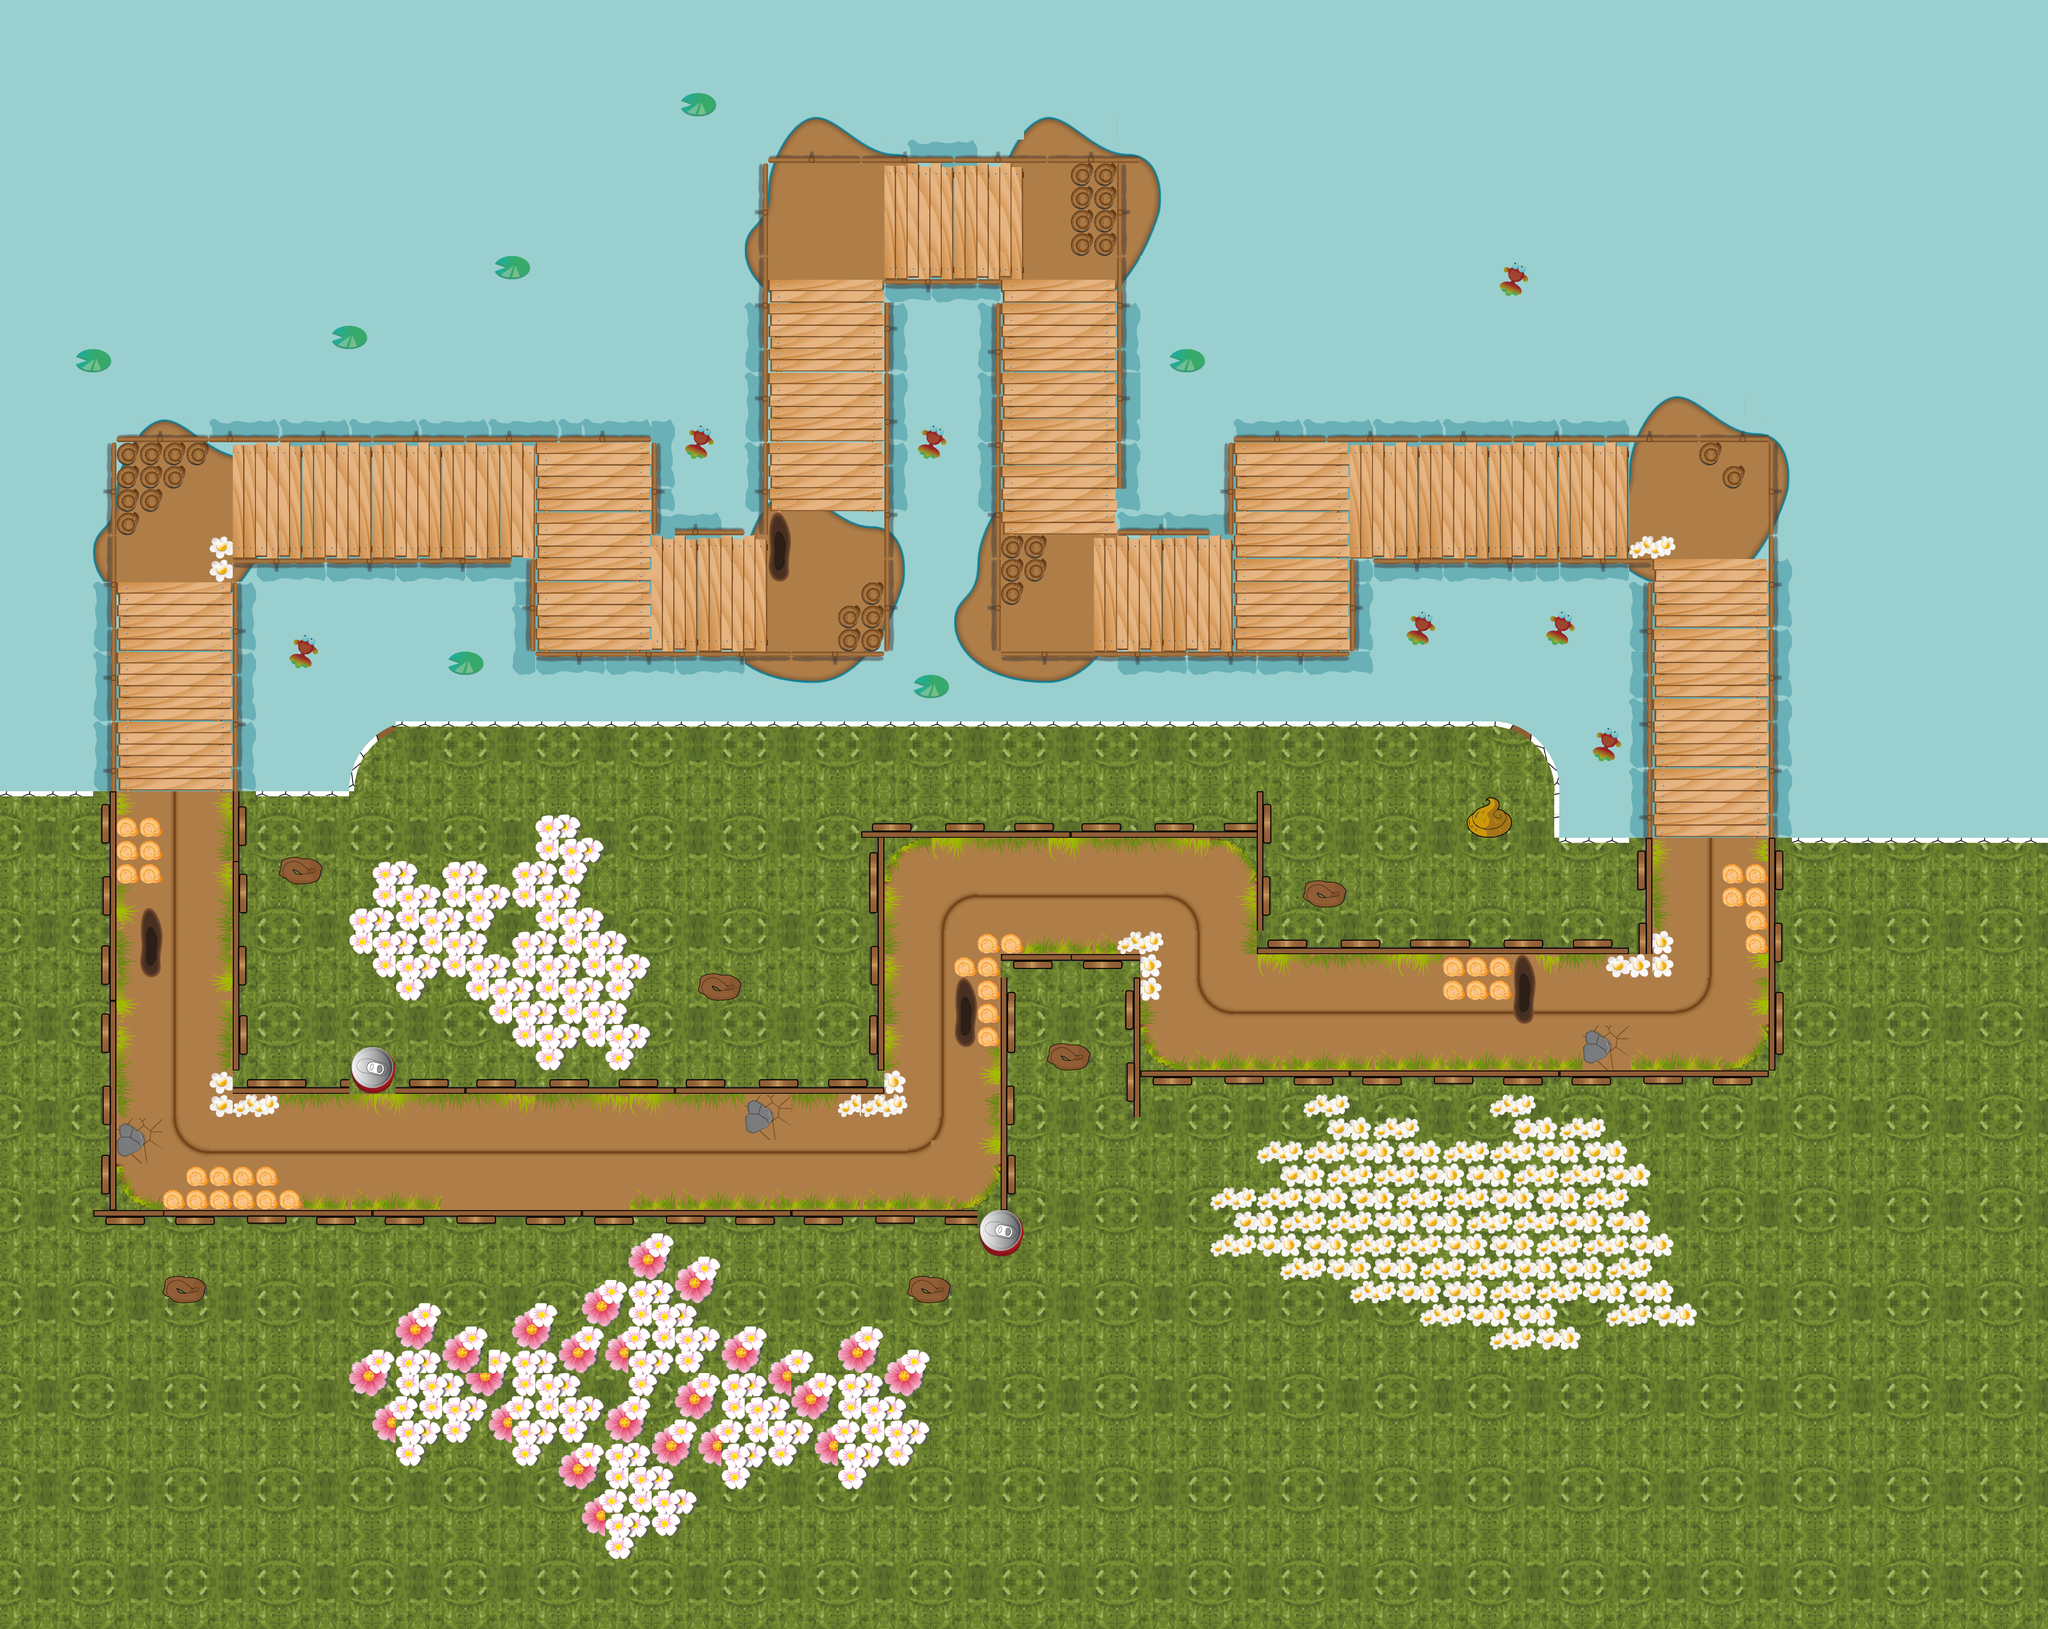

This game map was drawn from its Tiled (.tmx) file and the tilesets committed beside it. A one-line description and the trimmed map source follow:
An orthogonal 88x70 tile map with 45x45 px tiles, 2 tile layers (Capa 1, Capa 2), 2 hidden layers not drawn and 110 objects (50x Vertical, 38x Horizontal, 12x Item_box, 9x check, GoalV).

<map version="1.0" orientation="orthogonal" width="88" height="70" tilewidth="45" tileheight="45">
 <properties>
  <property name="ancho_meta" value="5" />
  <property name="ancho_pista" value="5" />
  <property name="collision_map" value="collisionmapgarden.png" />
  <property name="grado_coche" value="0" />
  <property name="tileset_alto" value="35" />
  <property name="tileset_ancho" value="21" />
  <property name="music" value="Speed Surfer - Pirato Ketchup.ogg" />
 </properties>
 <tileset firstgid="1" name="tilesetgarden" tilewidth="45" tileheight="45">
  <image source="tilesetgarden.png" width="945" height="1575" />
 </tileset>
 <layer name="Capa 1" width="88" height="70">
  <data>[6160 cells, 6160 non-empty, 139 distinct tile ids]</data>
 </layer>
 <layer name="Capa 2" width="88" height="70">
  <data>[6160 cells, 1757 non-empty, 155 distinct tile ids]</data>
 </layer>
 <layer name="Capa 3" width="88" height="70" visible="0">
  <data>[6160 cells, 408 non-empty, 62 distinct tile ids]</data>
 </layer>
 <layer name="Capa 4" width="88" height="70" visible="0">
  <data>[6160 cells, 0 non-empty, 0 distinct tile ids]</data>
 </layer>
 <objectgroup name="objetos" width="88" height="70">
  <object name="1" type="check" x="1800" y="2070" width="45" height="45" />
  <object name="2" type="check" x="2475" y="1935" width="45" height="45" />
  <object name="3" type="check" x="3285" y="1800" width="45" height="45" />
  <object name="4" type="check" x="3150" y="945" width="45" height="45" />
  <object name="5" type="check" x="2340" y="1125" width="45" height="45" />
  <object name="6" type="check" x="1845" y="405" width="45" height="45" />
  <object name="7" type="check" x="1395" y="1125" width="45" height="45" />
  <object name="8" type="check" x="315" y="1125" width="45" height="45" />
  <object name="9" type="check" x="630" y="2205" width="45" height="45" />
  <object name="Item_box" type="Item_box" x="1350" y="1080" width="45" height="45" />
  <object name="Item_box" type="Item_box" x="2070" y="810" width="45" height="45" />
  <object name="Item_box" type="Item_box" x="3330" y="1125" width="45" height="45" />
  <object name="Item_box" type="Item_box" x="1845" y="2025" width="45" height="45" />
  <object name="Item_box" type="Item_box" x="2565" y="1890" width="45" height="45" />
  <object name="Item_box" type="Item_box" x="1755" y="2025" width="45" height="45" />
  <object name="Item_box" type="Item_box" x="1350" y="1170" width="45" height="45" />
  <object name="Item_box" type="Item_box" x="1980" y="810" width="45" height="45" />
  <object name="Item_box" type="Item_box" x="3240" y="1125" width="45" height="45" />
  <object name="Item_box" type="Item_box" x="2565" y="1980" width="45" height="45" />
  <object name="Item_box" type="Item_box" x="270" y="1395" width="45" height="45" />
  <object name="Item_box" type="Item_box" x="360" y="1395" width="45" height="45" />
 </objectgroup>
 <objectgroup name="checkpoints" width="88" height="70" visible="0">
  <object name="0" type="GoalV" x="1170" y="2115" width="45" height="45" />
  <object name="1" type="Vertical" x="1260" y="2115" width="45" height="45" />
  <object name="2" type="Vertical" x="1350" y="2115" width="45" height="45" />
  <object name="4" type="Vertical" x="1530" y="2115" width="45" height="45" />
  <object name="3" type="Vertical" x="1440" y="2115" width="45" height="45" />
  <object name="6" type="Vertical" x="1710" y="2115" width="45" height="45" />
  <object name="5" type="Vertical" x="1620" y="2115" width="45" height="45" />
  <object name="8" type="Horizontal" x="1710" y="1980" width="45" height="45" />
  <object name="7" type="Horizontal" x="1710" y="2070" width="45" height="45" />
  <object name="10" type="Horizontal" x="1710" y="1845" width="45" height="45" />
  <object name="9" type="Horizontal" x="1710" y="1935" width="45" height="45" />
  <object name="12" type="Vertical" x="2025" y="1620" width="45" height="45" />
  <object name="11" type="Vertical" x="1935" y="1620" width="45" height="45" />
  <object name="13" type="Vertical" x="2115" y="1620" width="45" height="45" />
  <object name="14" type="Vertical" x="2205" y="1620" width="45" height="45" />
  <object name="15" type="Horizontal" x="2205" y="1845" width="45" height="45" />
  <object name="16" type="Vertical" x="2430" y="1845" width="45" height="45" />
  <object name="18" type="Vertical" x="2610" y="1845" width="45" height="45" />
  <object name="19" type="Vertical" x="2700" y="1845" width="45" height="45" />
  <object name="17" type="Vertical" x="2520" y="1845" width="45" height="45" />
  <object name="22" type="Vertical" x="2970" y="1845" width="45" height="45" />
  <object name="21" type="Vertical" x="2880" y="1845" width="45" height="45" />
  <object name="23" type="Vertical" x="3060" y="1845" width="45" height="45" />
  <object name="20" type="Vertical" x="2790" y="1845" width="45" height="45" />
  <object name="24" type="Vertical" x="3150" y="1845" width="45" height="45" />
  <object name="26" type="Horizontal" x="3195" y="1710" width="45" height="45" />
  <object name="27" type="Horizontal" x="3195" y="1620" width="45" height="45" />
  <object name="29" type="Horizontal" x="3195" y="1440" width="45" height="45" />
  <object name="28" type="Horizontal" x="3195" y="1530" width="45" height="45" />
  <object name="30" type="Horizontal" x="3195" y="1350" width="45" height="45" />
  <object name="33" type="Horizontal" x="3195" y="1080" width="45" height="45" />
  <object name="31" type="Horizontal" x="3195" y="1260" width="45" height="45" />
  <object name="32" type="Horizontal" x="3195" y="1170" width="45" height="45" />
  <object name="37" type="Vertical" x="2880" y="855" width="45" height="45" />
  <object name="34" type="Vertical" x="3150" y="855" width="45" height="45" />
  <object name="36" type="Vertical" x="2970" y="855" width="45" height="45" />
  <object name="35" type="Vertical" x="3060" y="855" width="45" height="45" />
  <object name="38" type="Vertical" x="2790" y="855" width="45" height="45" />
  <object name="40" type="Vertical" x="2610" y="855" width="45" height="45" />
  <object name="39" type="Vertical" x="2700" y="855" width="45" height="45" />
  <object name="43" type="Vertical" x="2160" y="1035" width="45" height="45" />
  <object name="41" type="Vertical" x="2340" y="1035" width="45" height="45" />
  <object name="42" type="Vertical" x="2250" y="1035" width="45" height="45" />
  <object name="44" type="Horizontal" x="1935" y="990" width="45" height="45" />
  <object name="46" type="Horizontal" x="1935" y="810" width="45" height="45" />
  <object name="47" type="Horizontal" x="1935" y="720" width="45" height="45" />
  <object name="45" type="Horizontal" x="1935" y="900" width="45" height="45" />
  <object name="48" type="Horizontal" x="1935" y="630" width="45" height="45" />
  <object name="49" type="Horizontal" x="1935" y="540" width="45" height="45" />
  <object name="50" type="Vertical" x="1890" y="315" width="45" height="45" />
  <object name="52" type="Vertical" x="1710" y="315" width="45" height="45" />
  <object name="51" type="Vertical" x="1800" y="315" width="45" height="45" />
  <object name="56" type="Horizontal" x="1485" y="810" width="45" height="45" />
  <object name="54" type="Horizontal" x="1485" y="630" width="45" height="45" />
  <object name="53" type="Horizontal" x="1485" y="540" width="45" height="45" />
  <object name="55" type="Horizontal" x="1485" y="720" width="45" height="45" />
  <object name="57" type="Horizontal" x="1485" y="900" width="45" height="45" />
  <object name="58" type="Horizontal" x="1485" y="990" width="45" height="45" />
  <object name="60" type="Vertical" x="1350" y="1035" width="45" height="45" />
  <object name="59" type="Vertical" x="1440" y="1035" width="45" height="45" />
  <object name="61" type="Vertical" x="1260" y="1035" width="45" height="45" />
  </objectgroup>
</map>
<!-- 28 of 110 objects omitted -->
